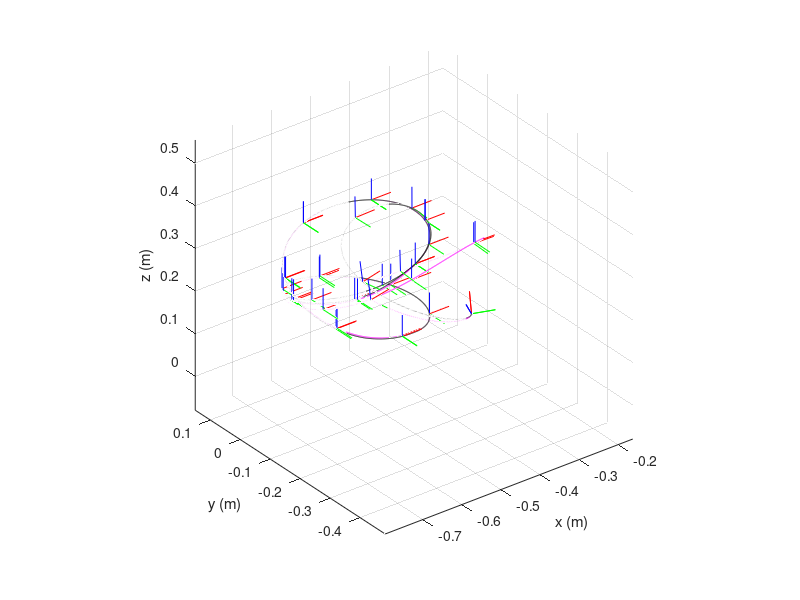
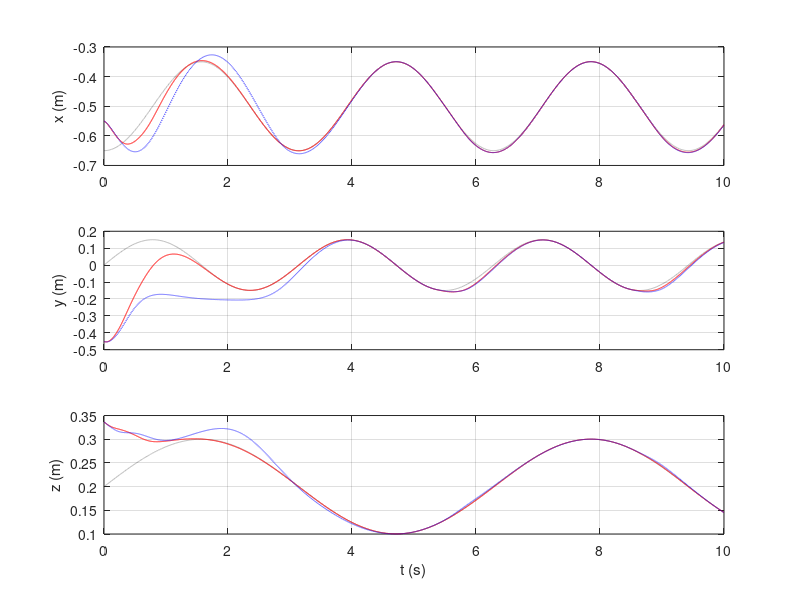

MATLAB code to generate these figures, in order: (Note: this script raises an error after producing the figures.)
clear; close all; clc;

addpath 'sub_direct'
addpath('results')

obj = 'tracking';
% obj = 'tracking2';
% obj = 'regulation2';
% obj = 'regulation';
%%
if strcmp(obj,'regulation')
    load('results/result_geo2_regulation.mat');
    load('results/result_imp_regulation.mat');
elseif strcmp(obj,'tracking')
    load('results/result_geo2_tracking.mat');
    load('results/result_imp_tracking.mat');
elseif strcmp(obj,'tracking2')
    load('results/result_geo2_tracking2.mat');
    load('results/result_imp_tracking2.mat');
elseif strcmp(obj,'regulation2')
    load('results/result_geo2_regulation2.mat');
    load('results/result_imp_regulation2.mat');
end

%downsample data by factor
down = 1; % default 1

t = result_geo2.t;

N = length(t);
t_ = t(1:end-1);

gd = result_geo2.g_d;

if down > 1
    gd = downsample(gd, down);
    N = ceil(N/down);
    t = downsample(t, down);
    t_ = downsample(t_, down);
    result_geo2.S = downsample(result_geo2.S', down)';
    result_geo2.g = downsample(result_geo2.g, down);
    result_geo2.g_d = downsample(result_geo2.g_d, down);
    result_geo2.t = downsample(result_geo2.t, down);
    result_imp.S = downsample(result_imp.S', down)';
    result_imp.g = downsample(result_imp.g, down);
    result_imp.g_d = downsample(result_imp.g_d, down);
    result_imp.t = downsample(result_imp.t, down);
    
    result_geo2.lyap = downsample(result_geo2.lyap, down);
    result_imp.lyap = downsample(result_imp.lyap, down);
end

%%
p_geo = zeros(3,N-1);
R_geo = zeros(3,3,N-1);
p_imp = zeros(3,N-1);
R_imp = zeros(3,3,N-1);
p_des = zeros(3,N-1);

for k = 1 : N-1
    p_geo(:,k) = result_geo2.g(k,1:3,4);
    R_geo(:,:,k) = result_geo2.g(k,1:3,1:3);
    p_imp(:,k) = result_imp.g(k,1:3,4);
    R_imp(:,:,k) = result_imp.g(k,1:3,1:3);
    p_des(:,k) = result_geo2.g_d(k,1:3,4);
end

h = 1:N-1/down;

figure(1)
plot3(p_geo(1,h),p_geo(2,h),p_geo(3,h),'k'); hold on; grid on;
plot3(p_imp(1,h),p_imp(2,h),p_imp(3,h),'m');
xlabel('x (m)'); ylabel('y (m)'); zlabel('z (m)');
nk = 500/down;

for k = 1 : length(h)/nk
    idx = nk*(k-1) + 1;
    scale = 0.05;
    plot3([p_geo(1,idx), p_geo(1,idx) + scale * R_geo(1,1,idx)],...
          [p_geo(2,idx), p_geo(2,idx) + scale * R_geo(2,1,idx)],...
          [p_geo(3,idx), p_geo(3,idx) + scale * R_geo(3,1,idx)],'r');
    plot3([p_geo(1,idx), p_geo(1,idx) + scale * R_geo(1,2,idx)],...
          [p_geo(2,idx), p_geo(2,idx) + scale * R_geo(2,2,idx)],...
          [p_geo(3,idx), p_geo(3,idx) + scale * R_geo(3,2,idx)],'b');
    plot3([p_geo(1,idx), p_geo(1,idx) + scale * R_geo(1,3,idx)],...
          [p_geo(2,idx), p_geo(2,idx) + scale * R_geo(2,3,idx)],...
          [p_geo(3,idx), p_geo(3,idx) + scale * R_geo(3,3,idx)],'g');
      
    plot3([p_imp(1,idx), p_imp(1,idx) + scale * R_imp(1,1,idx)], ...
          [p_imp(2,idx), p_imp(2,idx) + scale * R_imp(2,1,idx)], ...
          [p_imp(3,idx), p_imp(3,idx) + scale * R_imp(3,1,idx)],'r');
    plot3([p_imp(1,idx), p_imp(1,idx) + scale * R_imp(1,2,idx)], ...
          [p_imp(2,idx), p_imp(2,idx) + scale * R_imp(2,2,idx)], ...
          [p_imp(3,idx), p_imp(3,idx) + scale * R_imp(3,2,idx)],'b');
    plot3([p_imp(1,idx), p_imp(1,idx) + scale * R_imp(1,3,idx)], ...
          [p_imp(2,idx), p_imp(2,idx) + scale * R_imp(2,3,idx)], ...
          [p_imp(3,idx), p_imp(3,idx) + scale * R_imp(3,3,idx)],'g');
end
axis equal
%%
figure(2)
subplot(3,1,1);
plot(t_,gd(1:end-1,1,4),'k:'); hold on; grid on; ylabel('x (m)');
plot(t_,result_geo2.g(1:end-1,1,4),'r'); 
plot(t_,result_imp.g(1:end-1,1,4),'b--');
subplot(3,1,2);
plot(t_,gd(1:end-1,2,4),'k:'); hold on; grid on; ylabel('y (m)');
plot(t_,result_geo2.g(1:end-1,2,4),'r'); 
plot(t_,result_imp.g(1:end-1,2,4),'b--');
subplot(3,1,3);
plot(t_,gd(1:end-1,3,4),'k:'); hold on; grid on; 
plot(t_,result_geo2.g(1:end-1,3,4),'r'); 
plot(t_,result_imp.g(1:end-1,3,4),'b--');
ylabel('z (m)'); xlabel('t (s)');
%%
err_geo = zeros(1,N);
err_imp = zeros(1,N);

err_geo_rot = zeros(1,N);
err_imp_rot = zeros(1,N);

for k = 1 : N
    err_geo(k) = err_fun(result_geo2.g(k,:,:),result_geo2.g_d(k,:,:));
    err_imp(k) = err_fun(result_imp.g(k,:,:),result_imp.g_d(k,:,:));
    
    err_geo_rot(k) = err_fun_rot(result_geo2.g(k,:,:),result_geo2.g_d(k,:,:));
    err_imp_rot(k) = err_fun_rot(result_imp.g(k,:,:),result_imp.g_d(k,:,:));
end

%%
figure(3)
plot(t_,err_geo(1:end-1),'r'); hold on; grid on;
plot(t_,err_imp(1:end-1),'b--');
xlabel('t (s)'); ylabel('Error function \Psi')

figure(4)
plot(t_,result_geo2.lyap(1:end-1),'r'); hold on; grid on;
plot(t_,result_imp.lyap(1:end-1),'b--');
xlabel('t (s)'); ylabel('Dynamic Cost \Phi');

%%
RMS_p_geo = rms(p_geo - p_des,2);
RMS_p_imp = rms(p_imp - p_des,2);

fprintf('GIC P RMS: %f, %f, %f\n',RMS_p_geo(1),RMS_p_geo(2),RMS_p_geo(3))
fprintf('CIC P RMS: %f, %f, %f\n',RMS_p_imp(1),RMS_p_imp(2),RMS_p_imp(3))

fprintf('GIC ERR RMS: %f, ROT RMS:%f\n', rms(err_geo), rms(sqrt(err_geo_rot)));
fprintf('CIC ERR RMS: %f, ROT RMS:%f\n', rms(err_imp), rms(sqrt(err_imp_rot)));

fprintf('GIC Dynamic cost RMS: %f\n', rms(result_geo2.lyap));
fprintf('CIC Dynamic cost RMS: %f\n', rms(result_imp.lyap));

%% Testing for rightful rotation matrix
det_imp = zeros(1,N-1);
det_geo = zeros(1,N-1);

for k = 1 : N-1
    det_imp(k) = det(R_imp(:,:,k));
    det_geo(k) = det(R_geo(:,:,k));
end


